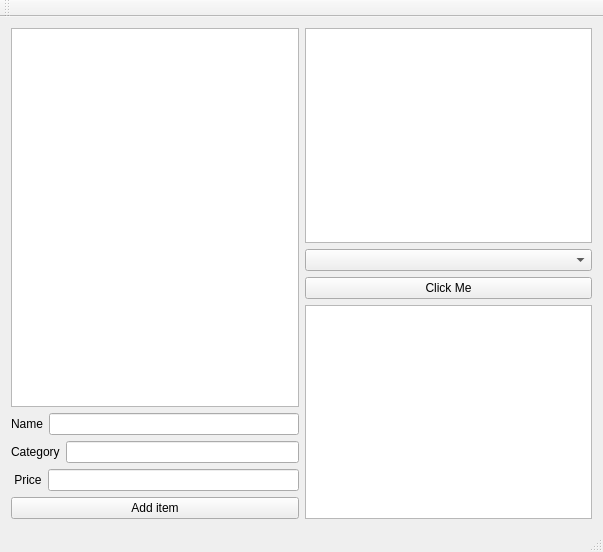
<?xml version="1.0" encoding="UTF-8"?>
<ui version="4.0">
 <class>UserWindowClass</class>
 <widget class="QMainWindow" name="UserWindowClass">
  <property name="geometry">
   <rect>
    <x>0</x>
    <y>0</y>
    <width>603</width>
    <height>552</height>
   </rect>
  </property>
  <property name="windowTitle">
   <string>UserWindow</string>
  </property>
  <widget class="QWidget" name="centralWidget">
   <layout class="QHBoxLayout" name="horizontalLayout_4">
    <item>
     <layout class="QVBoxLayout" name="verticalLayout_5">
      <item>
       <layout class="QVBoxLayout" name="verticalLayout_4">
        <item>
         <widget class="QListWidget" name="itemsListWidget"/>
        </item>
        <item>
         <layout class="QVBoxLayout" name="verticalLayout">
          <item>
           <layout class="QHBoxLayout" name="horizontalLayout_3">
            <item>
             <widget class="QLabel" name="label">
              <property name="text">
               <string>Name</string>
              </property>
             </widget>
            </item>
            <item>
             <widget class="QLineEdit" name="nameLineEdit"/>
            </item>
           </layout>
          </item>
          <item>
           <layout class="QHBoxLayout" name="horizontalLayout_2">
            <item>
             <widget class="QLabel" name="label_2">
              <property name="text">
               <string>Category</string>
              </property>
             </widget>
            </item>
            <item>
             <widget class="QLineEdit" name="categoryLineEdit"/>
            </item>
           </layout>
          </item>
          <item>
           <layout class="QHBoxLayout" name="horizontalLayout">
            <item>
             <widget class="QLabel" name="label_3">
              <property name="text">
               <string> Price</string>
              </property>
             </widget>
            </item>
            <item>
             <widget class="QLineEdit" name="priceLineEdit"/>
            </item>
           </layout>
          </item>
         </layout>
        </item>
       </layout>
      </item>
      <item>
       <widget class="QPushButton" name="addItemButton">
        <property name="text">
         <string>Add item</string>
        </property>
       </widget>
      </item>
     </layout>
    </item>
    <item>
     <layout class="QVBoxLayout" name="verticalLayout_3">
      <item>
       <layout class="QVBoxLayout" name="verticalLayout_2">
        <item>
         <widget class="QListWidget" name="offersListWidget"/>
        </item>
        <item>
         <widget class="QComboBox" name="comboBox"/>
        </item>
        <item>
         <widget class="QPushButton" name="getCategoryButton">
          <property name="text">
           <string>Click Me</string>
          </property>
         </widget>
        </item>
        <item>
         <widget class="QListWidget" name="itemsGivenCategory"/>
        </item>
       </layout>
      </item>
     </layout>
    </item>
   </layout>
  </widget>
  <widget class="QMenuBar" name="menuBar">
   <property name="geometry">
    <rect>
     <x>0</x>
     <y>0</y>
     <width>603</width>
     <height>22</height>
    </rect>
   </property>
  </widget>
  <widget class="QToolBar" name="mainToolBar">
   <attribute name="toolBarArea">
    <enum>TopToolBarArea</enum>
   </attribute>
   <attribute name="toolBarBreak">
    <bool>false</bool>
   </attribute>
  </widget>
  <widget class="QStatusBar" name="statusBar"/>
 </widget>
 <layoutdefault spacing="6" margin="11"/>
 <resources>
  <include location="UserWindow.qrc"/>
 </resources>
 <connections/>
</ui>
